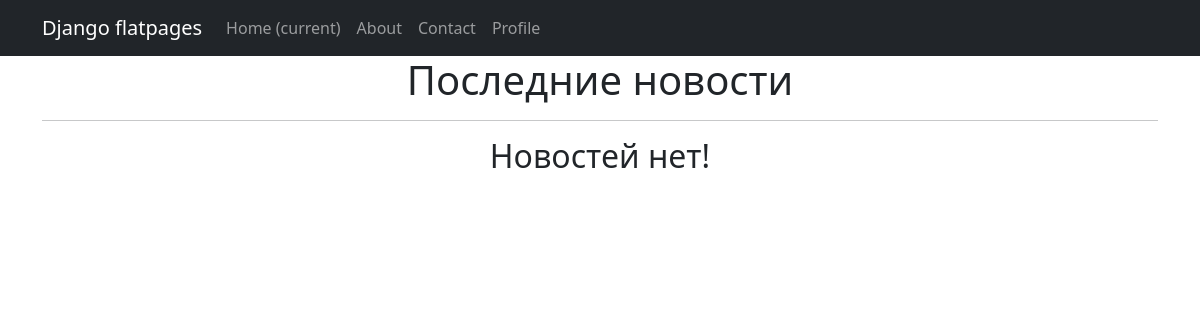
Before: /news/ with the older database file.
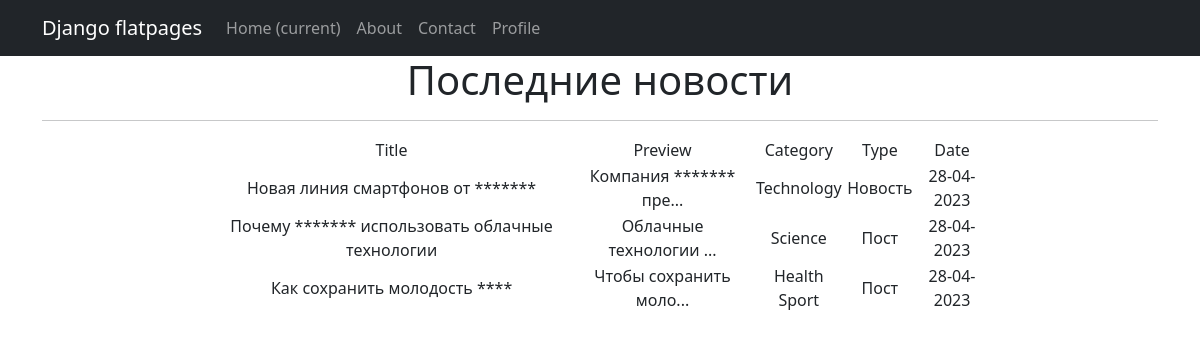
After: the same page with the newer database file.
### newsportal/models.py (models this page shows, shortened)
class Post(models.Model):
    author = models.ForeignKey('Author', on_delete=models.RESTRICT)
    post_type = models.CharField(max_length=2, choices=POST)
    post_data = models.DateTimeField(auto_now_add=True)
    head_text = models.CharField(max_length=100)
    text = models.TextField(max_length=1500, default='Lorem Ipsum')
    rating = models.SmallIntegerField(default=0)
    post_cat = models.ManyToManyField(Category, through='PostCategory')
    def preview(self):
        if len(self.text) > 20:
            return self.text[:20] + "..."
        else:
            return self.text.title()

class Category(models.Model):
    cat_name = models.CharField(max_length=25, unique=True)

### newsportal/views.py (the view)
# urls.py: path('', PostList.as_view()),
class PostList(ListView):
    posts = Post.objects.all()
    model = Post
    ordering = '-post_data'
    template_name = 'news.html'
    context_object_name = 'news'

### newsportal/templatetags/custom_filters.py (called while the page is built)
@register.filter
def censor(value):
    bad_words = ['Samsung', 'выгодно', 'кожи']
    for bw in bad_words:
        value = value.replace(bw, '*' * len(bw))
    return value

### templates/news.html
{% extends 'flatpages/default.html' %}
{% load custom_filters %}
{% block content %}
<h1>Последние новости</h1>
<hr>
{% if news %}
       <table align=center width=70%>
           <tr>
               <td>Title</td>
               <td>Preview</td>
               <td>Category</td>
               <td>Type</td>
               <td>Date</td>
           </tr>
           {% for post in news %}
           <tr>
               <td>{{ post.head_text|censor }}</td>
               <td>{{ post.preview|censor }}</td>
               <td>{% for category in post.post_cat.all %}
                    {{ category.cat_name }}
                {% endfor %}
               </td>
               <td>{{ post.get_post_type_display }}</td>
               <td>{{ post.post_data | date:"d-m-Y" }}</td>
           </tr>
           {% endfor %}
       </table>
   {% else %}
       <h2>Новостей нет!</h2>
   {% endif %}
{% endblock %}

### templates/flatpages/default.html (shortened to what this page needs)
<!DOCTYPE html>
<html lang="en">
    <head>
        {% load static %}
        <link href="{% static 'css/styles.css' %}" rel="stylesheet" />
    </head>
    <body>
        <nav class="navbar navbar-expand-lg navbar-dark bg-dark static-top">
           <div class="container">
               <a class="navbar-brand" href="#">Django flatpages</a>
               <div class="collapse navbar-collapse" id="navbarResponsive">
                   <ul class="navbar-nav ml-auto">
                       <li class="nav-item active">
                           <a class="nav-link" href="#">Home
                               <span class="sr-only">(current)</span>
                           </a>
                       </li>
                       <li class="nav-item">
                           <a class="nav-link" href="/about/">About</a>
                       </li>
                       <li class="nav-item">
                           <a class="nav-link" href="/contact/">Contact</a>
                       </li>
                       <li class="nav-item">
                           <a class="nav-link" href="/profile/">Profile</a>
                       </li>
                   </ul>
               </div>
           </div>
        </nav>
        <div class="container">
            <div class="row">
                <div class="col-lg-12 text-center">
           {% block content %}
            {% endblock content %}
                </div>
            </div>
        </div>
    </body>
</html>

Changed rows visible on the page:
added Post: head_text|censor "Новая линия смартфонов от *******", preview|censor "Компания ******* пре...", post_type "Новость", post_data "28-04-2023"
added Category: cat_name "Technology", shown under "Новая линия смартфонов от *******"
added Post: head_text|censor "Почему ******* использовать облачные технологии", preview|censor "Облачные технологии ...", post_type "Пост", post_data "28-04-2023"
added Category: cat_name "Science", shown under "Почему ******* использовать облачные технологии"
added Post: head_text|censor "Как сохранить молодость ****", preview|censor "Чтобы сохранить моло...", post_type "Пост", post_data "28-04-2023"
added Category: cat_name "Health", shown under "Как сохранить молодость ****"
added Category: cat_name "Sport", shown under "Как сохранить молодость ****"
Other visible differences:
text no longer shown: "Новостей нет!"
text now shown: "Title Preview Category Type Date"
